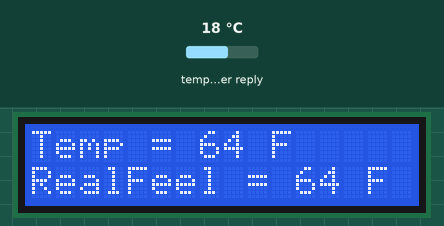
Bench run of a sketch on a simulated ESP32. On the bench: 16×2 character LCD. The test bench sets the inputs (shaded band); at power-on: temperature in the weather reply 18 °C. WiFi joins after 1.5 s; servers stay silent unless stated; web services answer with replies made up by the test bench; what the sketch prints to the serial monitor is not drawn.

Above: at 1.8 s.
At 5.9 s:
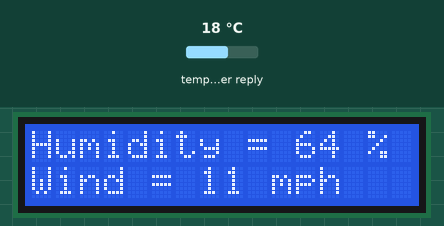
At 9.9 s:
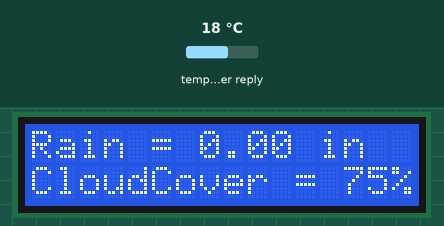

Measured:
- by itself, everything shown: repeats every 12.1 s, in 3 steps
- what the display in image 0 shows lasts 4.0 s, from 1.8 s to 5.8 s

The sketch:

code.ino
```cpp
#include <LiquidCrystal_I2C.h>
#include <Wire.h>
#include <WiFi.h>
#include <HTTPClient.h>
#include <ArduinoJson.h>

// Enter your WiFi credentials.
const char* ssid = "";
const char* password = "";
//URL endpoint for API; this is where you will paste the URL from the website
String URL = "https://api.open-meteo.com/v1/forecast?latitude=33.323&longitude=-111.933&current=temperature_2m,relative_humidity_2m,apparent_temperature,rain,cloud_cover,wind_speed_10m&temperature_unit=fahrenheit&wind_speed_unit=mph&precipitation_unit=inch&timezone=America%2FDenver";
// timerDelay is to set how often we get data from the API; we don't want to get banned!; timer set to 5 minutes(300000 ms)
unsigned long timerDelay = 300000;
// lastTime is initially set to one less than the negative of timerDelay so the data is grabbed right at the start of the code
unsigned long lastTime = -timerDelay - 1;
String JSON_Data;
//initialize variables where we will store the data from the API
int temp;
int rh;
int real_feel;
int wind_speed;
float rain;
int cloud_cover;
//this will help us determine if we successfully connected to the API
int success;
// set the LCD number of columns and rows and lcd address
int lcdColumns = 16;
int lcdRows = 2;
LiquidCrystal_I2C lcd(0x27, lcdColumns, lcdRows);

void setup() {
  //Wifi stuff
  WiFi.begin(ssid, password);
  while (WiFi.status() != WL_CONNECTED) {
    delay(500);
  }
  Serial.begin(115200);
  Serial.print("Connected to WiFi network with IP Address: ");
  Serial.println(WiFi.localIP());
  //connect LCD to esp32, initialize LCD and turn on backlight
  Wire.begin(33, 32);
  lcd.init();
  lcd.backlight();
}

void loop() {
  //this first if statement will run the code every X number of seconds
  if (millis() - lastTime > timerDelay) {
    //wait for wifi to connect
    if (WiFi.status() == WL_CONNECTED) {
      HTTPClient http;
      //Set HTTP Request URL
      http.begin(URL);
      //start connection and send HTTP request
      int httpCode = http.GET();
      //this if statement only works if things are good (i.e., httpCode will be negative if there is error)
      if (httpCode > 0) {
        //Gets the data from the API (as a JSON file)
        JSON_Data = http.getString();
        //deserialize the JSON data; make it usable by the ArduinoJson library
        JsonDocument doc;
        deserializeJson(doc, JSON_Data);
        //Get data from JsonDocument
        JsonObject current = doc["current"];
        JsonObject daily = doc["daily"];
        temp = current["temperature_2m"];
        rh = current["relative_humidity_2m"];
        real_feel = current["apparent_temperature"];
        wind_speed = current["wind_speed_10m"];
        rain = current["rain"];
        cloud_cover = current["cloud_cover"];
        success = 1;  //it worked!
      } else {
        success = 0;  //it didn't work :(
      }
      http.end();
    }
    lastTime = millis();
  }
  //if the esp32 successfully connected to wifi and got data from the API...
  Serial.println(success);
  if (success == 1) {
    //clear the lcd screen
    lcd.clear();
    //start typing on lcd screen in the top left corner
    lcd.setCursor(0, 0);
    lcd.print("Temp = ");
    lcd.print(temp);
    lcd.print(" F");
    //start typing on lcd screen in the bottom left corner
    lcd.setCursor(0, 1);
    lcd.print("RealFeel = ");
    lcd.print(real_feel);
    lcd.print(" F");
    delay(4000);
    lcd.clear();
    lcd.setCursor(0, 0);
    lcd.print("Humidity = ");
    lcd.print(rh);
    lcd.print(" %");
    lcd.setCursor(0, 1);
    lcd.print("Wind = ");
    lcd.print(wind_speed);
    lcd.print(" mph");
    delay(4000);
    lcd.clear();
    lcd.setCursor(0, 0);
    lcd.print("Rain = ");
    lcd.print(rain);
    lcd.print(" in");
    lcd.setCursor(0, 1);
    lcd.print("CloudCover = ");
    lcd.print(cloud_cover);
    lcd.print("%");
    delay(4000);
  }
  //if the esp32 DID NOT connect to wifi and got data from the API...
  else {
    lcd.clear();
    lcd.setCursor(0, 0);
    lcd.print("Can't Get Data!");
    delay(300000);  //wait 5 minutes
  }
}
```
